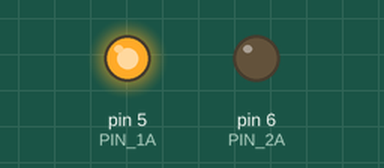
This sketch was run on a simulated Arduino Uno, built with avr-gcc and run on an emulated ATmega328P. Parts: output pins drawn as LEDs (lit = HIGH).

Above: at 0.1 s.
Timing chart, 0 to 1.6 s (numbered marks = the images above):
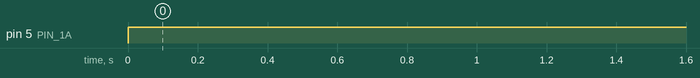

The sketch:

BasicTask2-1.ino
```cpp
const int PIN_1A = 5;
const int PIN_2A = 6;

void setup() {
  pinMode(PIN_1A, 5);
  pinMode(PIN_2A, 6);
}

void loop() {
  digitalWrite(PIN_1A, HIGH);
  digitalWrite(PIN_2A, LOW);
}
```

Measured:
- by itself, pin 5 (PIN_1A): LOW → HIGH at 0.00 s
